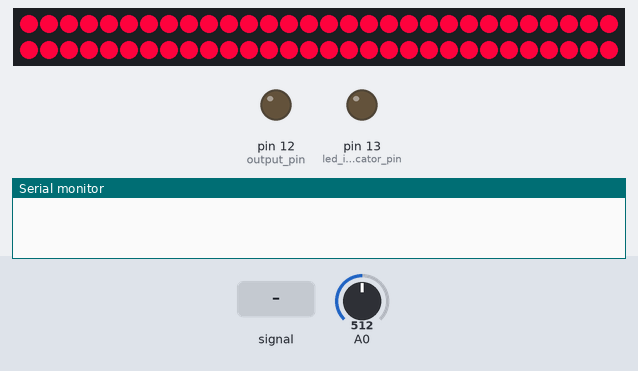
Bench run of a sketch on a simulated Arduino Uno, built with avr-gcc and run on an emulated ATmega328P. Parts: 60 RGB LEDs in strip order, left to right, continuing on the next row, output pins drawn as LEDs (lit = HIGH), the last lines printed to the serial monitor. The inputs (shaded band) are chosen by the test bench; at power-on: A0 = 512.

Above: at 1.2 s.
1.3 s: A0 fed a 50 Hz sine of ±306 counts around its level
At 1.58 s:
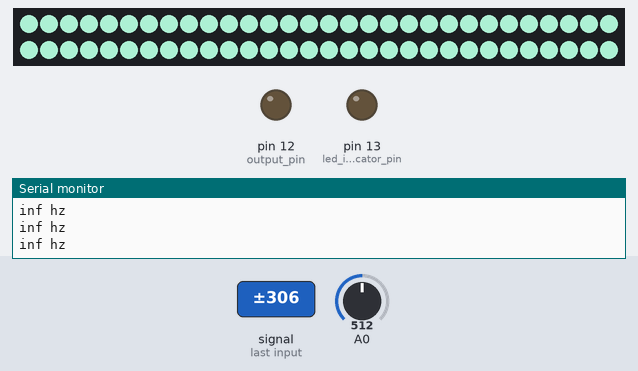
3.3 s: A0 set to 0
At 3.7 s:
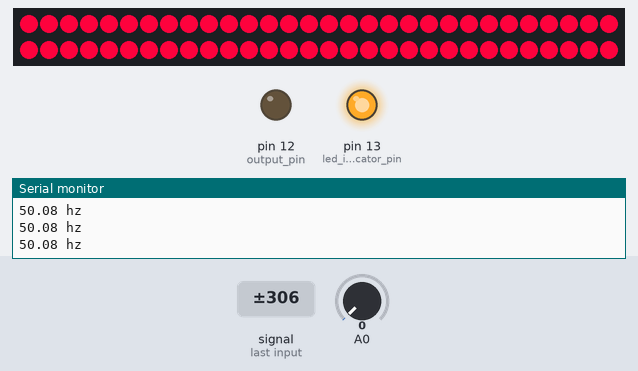
4.8 s: A0 set to 19
At 5.9 s:
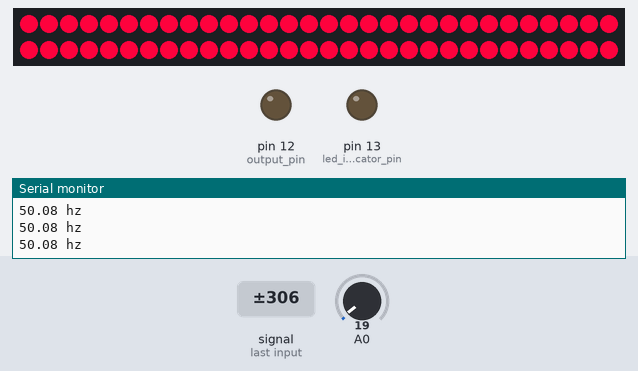
Timing chart, 0 to 7.8 s (numbered marks = the images above; inputs shaded):
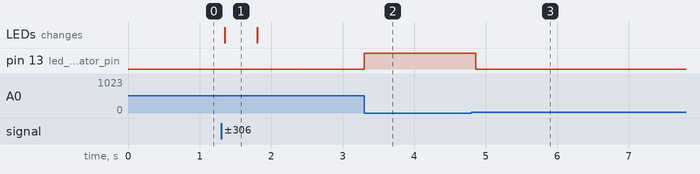

Measured:
- after the input at 1.3 s, the LEDs: change after 0.05 s (image 1)
- after the input at 3.3 s, pin 13 (led_indicator_pin): LOW → HIGH at once
- after the input at 4.8 s, pin 13 (led_indicator_pin): HIGH → LOW after 0.06 s
- what the display in image 1 shows lasts 0.4 s, from 1.4 s to 1.8 s

The sketch:

tunerBase.ino
```cpp
//Lume440 tuner code by maos 2016 built on top of
//generalized wave freq detection with 38.5kHz sampling rate and interrupts
//by Amanda Ghassaei
//http://www.instructables.com/id/Arduino-Frequency-Detection/
//Sept 2012
//also using blink sketch from FastLED library
//todo: figure out licensing issues (amanda's code is GNU GPL) - maos

#include "FastLED.h"
#define NUM_LEDS 60 //LE
#define DATA_PIN 6 //LED Pin

// Define the array of leds
CRGB leds[NUM_LEDS];


//clipping indicator variables
boolean clipping = 0;

//data storage variables
byte newData = 0;
byte prevData = 0;
unsigned int time = 0;//keeps time and sends vales to store in timer[] occasionally
int timer[10];//sstorage for timing of events
int slope[10];//storage for slope of events
unsigned int totalTimer;//used to calculate period
unsigned int period;//storage for period of wave
byte index = 0;//current storage index
float frequency;//storage for frequency calculations
int maxSlope = 0;//used to calculate max slope as trigger point
int newSlope;//storage for incoming slope data

//variables for decided whether you have a match
byte noMatch = 0;//counts how many non-matches you've received to reset variables if it's been too long
byte slopeTol = 3;//slope tolerance- adjust this if you need
int timerTol = 10;//timer tolerance- adjust this if you need

//variables for amp detection
unsigned int ampTimer = 0;
byte maxAmp = 0;
byte checkMaxAmp;
byte ampThreshold = 30;//raise if you have a very noisy signal

void setup(){

  Serial.begin(9600);
  //initialize LEDs -maos
  FastLED.addLeds<NEOPIXEL, DATA_PIN>(leds, NUM_LEDS);

  pinMode(13,OUTPUT);//led indicator pin
  pinMode(12,OUTPUT);//output pin

  cli();//diable interrupts

  //set up continuous sampling of analog pin 0 at 38.5kHz

  //clear ADCSRA and ADCSRB registers
  ADCSRA = 0;
  ADCSRB = 0;

  ADMUX |= (1 << REFS0); //set reference voltage
  ADMUX |= (1 << ADLAR); //left align the ADC value- so we can read highest 8 bits from ADCH register only

  ADCSRA |= (1 << ADPS2) | (1 << ADPS0); //set ADC clock with 32 prescaler- 16mHz/32=500kHz
  ADCSRA |= (1 << ADATE); //enabble auto trigger
  ADCSRA |= (1 << ADIE); //enable interrupts when measurement complete
  ADCSRA |= (1 << ADEN); //enable ADC
  ADCSRA |= (1 << ADSC); //start ADC measurements

  sei();//enable interrupts
}

ISR(ADC_vect) {//when new ADC value ready

  PORTB &= B11101111;//set pin 12 low
  prevData = newData;//store previous value
  newData = ADCH;//get value from A0
  if (prevData < 127 && newData >=127){//if increasing and crossing midpoint
    newSlope = newData - prevData;//calculate slope
    if (abs(newSlope-maxSlope)<slopeTol){//if slopes are ==
      //record new data and reset time
      slope[index] = newSlope;
      timer[index] = time;
      time = 0;
      if (index == 0){//new max slope just reset
        PORTB |= B00010000;//set pin 12 high
        noMatch = 0;
        index++;//increment index
      }
      else if (abs(timer[0]-timer[index])<timerTol && abs(slope[0]-newSlope)<slopeTol){//if timer duration and slopes match
        //sum timer values
        totalTimer = 0;
        for (byte i=0;i<index;i++){
          totalTimer+=timer[i];
        }
        period = totalTimer;//set period
        //reset new zero index values to compare with
        timer[0] = timer[index];
        slope[0] = slope[index];
        index = 1;//set index to 1
        PORTB |= B00010000;//set pin 12 high
        noMatch = 0;
      }
      else{//crossing midpoint but not match
        index++;//increment index
        if (index > 9){
          reset();
        }
      }
    }
    else if (newSlope>maxSlope){//if new slope is much larger than max slope
      maxSlope = newSlope;
      time = 0;//reset clock
      noMatch = 0;
      index = 0;//reset index
    }
    else{//slope not steep enough
      noMatch++;//increment no match counter
      if (noMatch>9){
        reset();
      }
    }
  }

  if (newData == 0 || newData == 1023){//if clipping
    PORTB |= B00100000;//set pin 13 high- turn on clipping indicator led
    clipping = 1;//currently clipping
  }

  time++;//increment timer at rate of 38.5kHz

  ampTimer++;//increment amplitude timer
  if (abs(127-ADCH)>maxAmp){
    maxAmp = abs(127-ADCH);
  }
  if (ampTimer==1000){
    ampTimer = 0;
    checkMaxAmp = maxAmp;
    maxAmp = 0;
  }

}

void reset(){//clea out some variables
  index = 0;//reset index
  noMatch = 0;//reset match couner
  maxSlope = 0;//reset slope
}


void checkClipping(){//manage clipping indicator LED
  if (clipping){//if currently clipping
    PORTB &= B11011111;//turn off clipping indicator led
    clipping = 0;
  }
}


void loop(){

  checkClipping();

  if (checkMaxAmp>ampThreshold){
    frequency = 38462/float(period);//calculate frequency timer rate/period
    delay(10);

    //print results
    Serial.print(frequency);
    Serial.println(" hz");
  }
//Amplitude section

//FastLED.setBrightness(frequency);
//delay(100);//delete this if you want


int i=0;

//Start frequency to color logic loop
//todo sort out boolean ranges as frequency buckets -maos
if (frequency < 213.825) {   //A 4 220 213.825 226.54
  fill_solid( &(leds[i]), 60 /*number of leds*/, CRGB(250,2,60) );
  FastLED.show();
  delay(100);
   // Now turn the LED off, then pause
   // leds[0] = CRGB::Black;
   // FastLED.show();
   // delay(100);
}

 else if (frequency >= 213.825 && frequency <= 226.54) {   //A 4 220 213.825 226.54
  fill_solid( &(leds[i]), 60 /*number of leds*/, CRGB( 85,98,112) );
  FastLED.show();
  delay(100);
   // Now turn the LED off, then pause
   // leds[0] = CRGB::Black;
   // FastLED.show();
   // delay(100);
}
else if (frequency >= 226.55 && frequency <= 240.01) {   //A#/Bb 4 233.08 226.54 240.01
fill_solid( &(leds[i]), 60 /*number of leds*/, CRGB(78,205,196) );
  FastLED.show();
  delay(100);
   // Now turn the LED off, then pause
   // leds[0] = CRGB::Black;
   // FastLED.show();
   // delay(100);
}
else if (frequency >= 240.02 && frequency <= 254.285) {   //B 4 246.94 240.01 254.285
  fill_solid( &(leds[i]), 60 /*number of leds*/, CRGB( 199,244,100) );
  FastLED.show();
  delay(100);
   // Now turn the LED off, then pause
   // leds[0] = CRGB::Black;
   // FastLED.show();
   // delay(100);
}
else if (frequency >= 254.286 && frequency <= 269.405) {   //C 4 261.63 254.285 269.405
  fill_solid( &(leds[i]), 60 /*number of leds*/, CRGB( 255,107,107) );
  FastLED.show();

  delay(100);
   // Now turn the LED off, then pause
   // leds[0] = CRGB::Black;
   // FastLED.show();
   // delay(100);
}
else if (frequency >= 269.406 && frequency <= 285.42) {   //C#/Db 4 277.18 269.405 285.42
  fill_solid( &(leds[i]), 60 /*number of leds*/, CRGB( 196,77,88) );
  FastLED.show();
delay(100);
   // Now turn the LED off, then pause
   // leds[0] = CRGB::Black;
   // FastLED.show();
   // delay(100);

}
else if (frequency >= 285.43 && frequency <= 302.395) {   //D 4 293.66 285.42 302.395
  fill_solid( &(leds[i]), 60 /*number of leds*/, CRGB( 240,65,85) );
  FastLED.show();
  delay(100);
   // Now turn the LED off, then pause
   // leds[0] = CRGB::Black;
   // FastLED.show();
   // delay(100);

}
else if (frequency >= 302.396 && frequency <= 320.38) {   //D#/Eb 4 311.13 302.395 320.38
  fill_solid( &(leds[i]), 60 /*number of leds*/, CRGB( 255,130,58) );
  FastLED.show();
delay(100);
   // Now turn the LED off, then pause
   // leds[0] = CRGB::Black;
   // FastLED.show();
   // delay(100);

}
else if (frequency >= 320.39 && frequency <= 339.43) {   //E 4 329.63 320.38 339.43
  fill_solid( &(leds[i]), 60 /*number of leds*/, CRGB( 242,242,111) );
  FastLED.show();
  delay(100);
   // Now turn the LED off, then pause
   // leds[0] = CRGB::Black;
   // FastLED.show();
   // delay(100);

}
else if (frequency >= 339.44 && frequency <= 359.61) {   //F 4 349.23 339.43 359.61
  fill_solid( &(leds[i]), 60 /*number of leds*/, CRGB( 255,247,189) );
  FastLED.show();
  delay(100);
   // Now turn the LED off, then pause
   // leds[0] = CRGB::Black;
   // FastLED.show();
   // delay(100);

}
else if (frequency >= 359.62 && frequency <= 380.995) {   //F#/Gb 4 369.99 359.61 380.995
  fill_solid( &(leds[i]), 60 /*number of leds*/, CRGB( 149,207,183) );
  FastLED.show();
  delay(100);
   // Now turn the LED off, then pause
   // leds[0] = CRGB::Black;
   // FastLED.show();
   // delay(100);

}
else if (frequency >= 380.996 && frequency <= 403.65) {   //G 4 392 380.995 403.65
  fill_solid( &(leds[i]), 60 /*number of leds*/, CRGB( 81,81,81) );
  FastLED.show();
  delay(100);
   // Now turn the LED off, then pause
   // leds[0] = CRGB::Black;
   // FastLED.show();
   // delay(100);

}
else if (frequency >= 403.66 && frequency <= 427.65) {   //G#/Ab 4 415.3 403.65 427.65
  fill_solid( &(leds[i]), 60 /*number of leds*/, CRGB( 255,255,255) );
  FastLED.show();
  delay(100);
   // Now turn the LED off, then pause
   // leds[0] = CRGB::Black;
   // FastLED.show();
   // delay(100);

}
else if (frequency >= 427.66 && frequency <= 453.08) {   //A 5 440 427.65 453.08
fill_solid( &(leds[i]), 60 /*number of leds*/, CRGB( 0,180,255) );
FastLED.show();
  delay(100);
   // Now turn the LED off, then pause
   // leds[0] = CRGB::Black;
   // FastLED.show();
   // delay(100);

}
else if (frequency >= 453.09 && frequency <= 480.02) {   //A#/Bb 5 466.16 453.08 480.02
  fill_solid( &(leds[i]), 60 /*number of leds*/, CRGB( 118,73,172) );
  FastLED.show();
  delay(100);
   // Now turn the LED off, then pause
   // leds[0] = CRGB::Black;
   // FastLED.show();
   // delay(100);

}
else if (frequency >= 480.01 && frequency <= 508.565) {   //B 5 493.88 480.02 508.565
  fill_solid( &(leds[i]), 60 /*number of leds*/, CRGB( 176,222,234) );
  FastLED.show();
  delay(100);
   // Now turn the LED off, then pause
   // leds[0] = CRGB::Black;
   // FastLED.show();
   // delay(100);

}
else { fill_solid( &(leds[i]), 60 /*number of leds*/, CRGB( 149,207,183) ); // EXIT THE LOOP
FastLED.show();
 delay(100);
}
}
```
